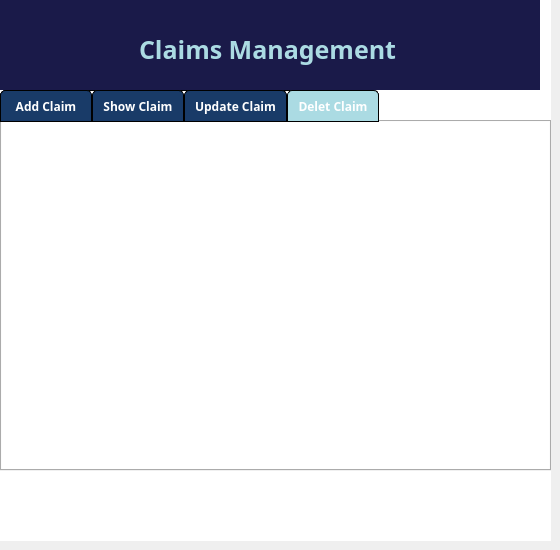
    <widget class="QWidget" name="page_4">
     <widget class="QWidget" name="widget_11" native="true">
      <property name="geometry">
       <rect>
        <x>0</x>
        <y>0</y>
        <width>551</width>
        <height>541</height>
       </rect>
      </property>
      <property name="styleSheet">
       <string notr="true">QWidget {
    background-color: white;
}</string>
      </property>
      <widget class="QTabWidget" name="tabWidget_8">
       <property name="geometry">
        <rect>
         <x>0</x>
         <y>90</y>
         <width>551</width>
         <height>381</height>
        </rect>
       </property>
       <property name="font">
        <font>
         <family>Yu Gothic UI Semibold</family>
         <weight>75</weight>
         <bold>true</bold>
        </font>
       </property>
       <property name="styleSheet">
        <string notr="true">QTabWidget {
    background-color: #f0f0f0;
}

/* Set rounded corners for the tab bar */
QTabBar {
    border-radius: 5px;
    border: 1px solid black; /* Add a 1px black border */
}

/* Increase spacing between tabs */
QTabBar::tab {
    margin-left: 0px; /* Adjust spacing as needed */
    margin-right: 0px; /* Adjust spacing as needed */
}

/* Increase tab size and add horizontal padding */
QTabBar::tab {
    min-width: 70px; /* Adjust width as needed */
    min-height: 30px; /* Adjust height as needed */
    padding: 0px 10px; /* Add 5px padding on top/bottom, 10px on left/right */
}

/* Set background color and text color for individual tabs */
QTabBar::tab {
    background-color: #193b68;
    opacity: 30%;
    color: white;
    border-top-left-radius: 5px;
    border-top-right-radius: 5px;
    border: 1px solid black; /* Add a 1px black border for each tab */
}

/* Change background and text color for selected tab */
QTabBar::tab:selected {
    background-color: #abdbe3;
    color: white;
}
</string>
       </property>
       <property name="currentIndex">
        <number>3</number>
       </property>
       <widget class="QWidget" name="tab_25">
        <attribute name="title">
         <string>Add Claim</string>
        </attribute>
       </widget>
       <widget class="QWidget" name="tab_26">
        <attribute name="title">
         <string>Show Claim</string>
        </attribute>
       </widget>
       <widget class="QWidget" name="tab_27">
        <attribute name="title">
         <string>Update Claim</string>
        </attribute>
       </widget>
       <widget class="QWidget" name="tab_28">
        <attribute name="title">
         <string>Delet Claim</string>
        </attribute>
       </widget>
      </widget>
      <widget class="QWidget" name="widget_12" native="true">
       <property name="geometry">
        <rect>
         <x>-1</x>
         <y>-1</y>
         <width>541</width>
         <height>91</height>
        </rect>
       </property>
       <property name="styleSheet">
        <string notr="true">QWidget{
background-color:#1a1a49;
}</string>
       </property>
       <widget class="QLabel" name="label_22">
        <property name="geometry">
         <rect>
          <x>140</x>
          <y>20</y>
          <width>351</width>
          <height>61</height>
         </rect>
        </property>
        <property name="font">
         <font>
          <family>Yu Gothic UI Semibold</family>
          <pointsize>-1</pointsize>
          <weight>75</weight>
          <bold>true</bold>
         </font>
        </property>
        <property name="styleSheet">
         <string notr="true">QLabel {
    color: #abdbe3;
font-size: 25px;
    font-weight: bold;
}</string>
        </property>
        <property name="frameShape">
         <enum>QFrame::NoFrame</enum>
        </property>
        <property name="text">
         <string>Claims Management</string>
        </property>
        <property name="textFormat">
         <enum>Qt::PlainText</enum>
        </property>
       </widget>
       <widget class="QLabel" name="label_23">
        <property name="geometry">
         <rect>
          <x>50</x>
          <y>30</y>
          <width>51</width>
          <height>51</height>
         </rect>
        </property>
        <property name="text">
         <string/>
        </property>
        <property name="pixmap">
         <pixmap resource="resource.qrc">:/resources/claim.png</pixmap>
        </property>
        <property name="scaledContents">
         <bool>true</bool>
        </property>
       </widget>
      </widget>
     </widget>
    </widget>
